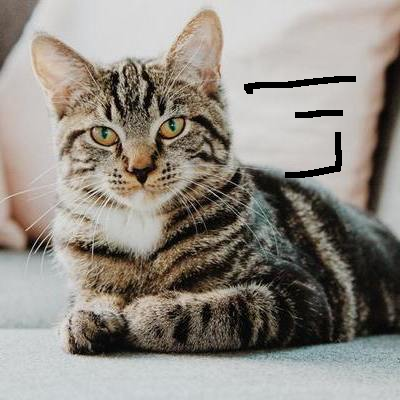
#> input picture Computer_Vision/images/cat_damaged.png, 400 x 400 px
$ jupyter execute 23_Image_Recreation.ipynb
#> lines starting #> are read from the running program, lines starting #| are printed output that depends on the picture; after the words box and inside, x2 and y2 are one past the last pixel; in counts of white or black regions, pixels touching at a corner belong together
[cell 1]
import matplotlib.pyplot as plt
import cv2
import numpy as np

[cell 2]
image = plt.imread('images/cat_damaged.png')
#> image is the input picture: shape (400, 400, 3) float32; mean R, G, B 0.57, 0.548, 0.518
plt.imshow(image)

[cell 3]
image.shape
#> Out = (400, 400, 3)

[cell 4]
height, width, _ = image.shape
#> height = 400; width = 400

[cell 5]
height, width
#> Out = (400, 400)

[cell 6]
mask = np.zeros([height, width, 3], dtype=np.uint8)
plt.imshow(mask, cmap='gray')

[cell 7]
for i in range(height):
    for j in range(width):
        if image[i,j].sum() == 0:
            mask[i,j] = [255,255,255]
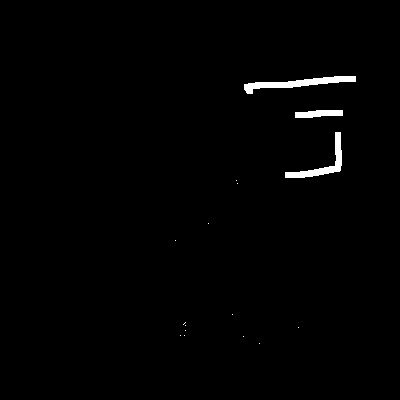
#> mask: shape (400, 400, 3); 1% white; 16 white regions (13 under 20 px), largest, box (x1, y1, x2, y2) and area: (244, 76, 356, 94) 740, (285, 132, 342, 178) 579, (295, 110, 343, 118) 298

[cell 8]
plt.imshow(mask, cmap='gray')

[cell 9]
plt.subplot(121)
plt.imshow(image, cmap='gray')
plt.subplot(122)
plt.imshow(mask, cmap='gray')
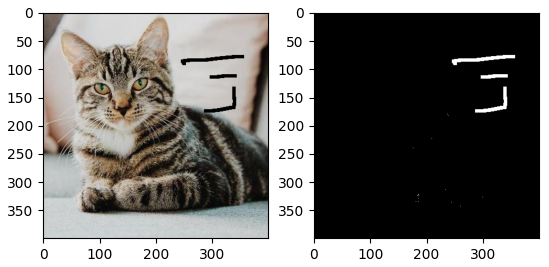
#> figure drawn by matplotlib, 2 panels

[cell 10]
mask = cv2.cvtColor(mask, cv2.COLOR_BGR2GRAY)

[cell 11]
## Inpaint

image = cv2.imread('images/cat_damaged.png')
dst = cv2.inpaint(image, mask, 3, cv2.INPAINT_NS)

[cell 12]
plt.subplot(121); plt.title('Original Image')
plt.imshow(cv2.cvtColor(image, cv2.COLOR_BGR2RGB));

plt.subplot(122); plt.title('Reconstructed Image')
plt.imshow(cv2.cvtColor(dst, cv2.COLOR_BGR2RGB));
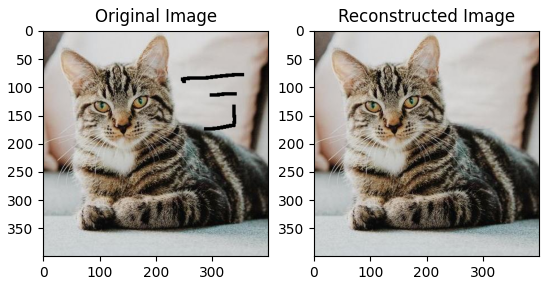
#> figure drawn by matplotlib, 2 panels

$ run again, with Computer_Vision/images/donuts.png copied over Computer_Vision/images/cat_damaged.png
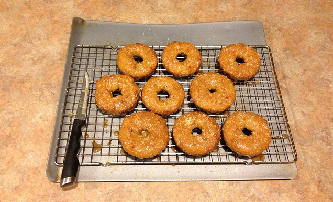
#> input picture Computer_Vision/images/donuts.png, 333 x 202 px
#> image is the input picture: shape (202, 333, 4) float32; mean R, G, B, A 0.776, 0.595, 0.416, 1
#> `[cell 9] plt.subplot(121) plt.imshow(image, cmap='gray') plt.subplot(1..`:
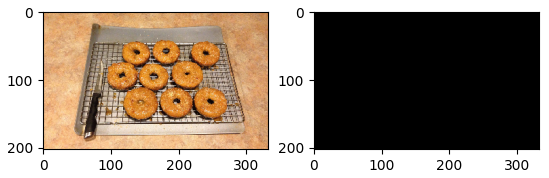
#> figure drawn by matplotlib, 2 panels
#> image: shape (202, 333, 3)
#> `[cell 12] plt.subplot(121); plt.title('Original Image') plt.imshow(cv2..`:
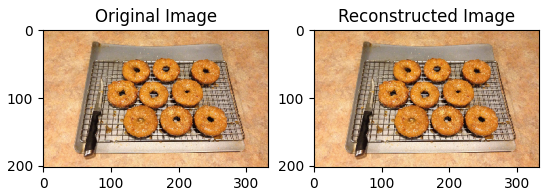
#> figure drawn by matplotlib, 2 panels
